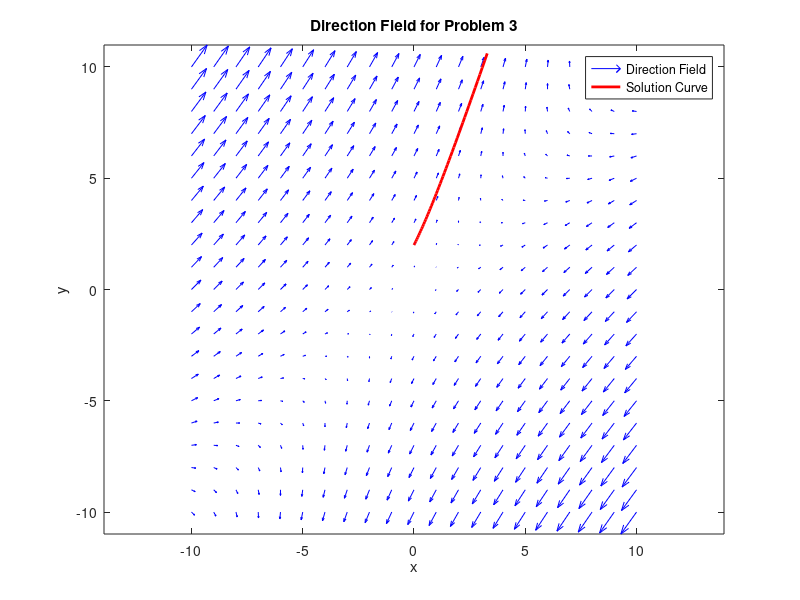
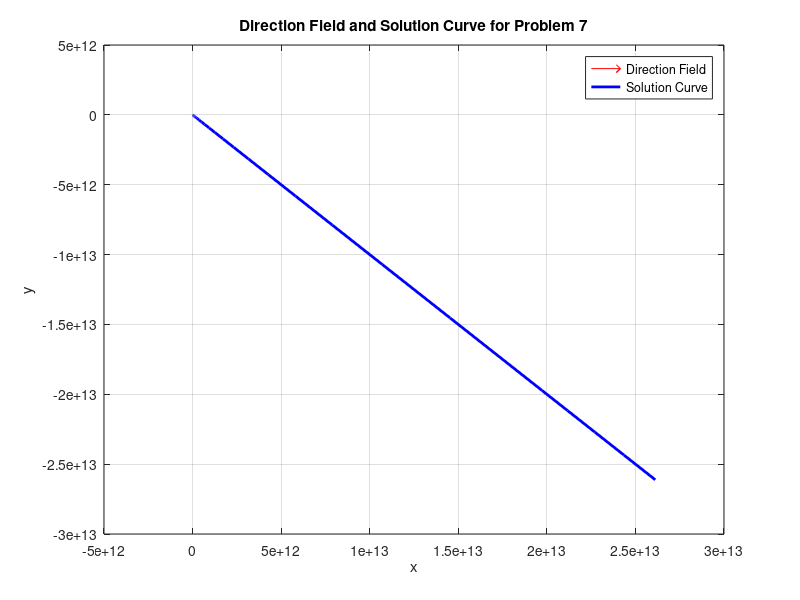
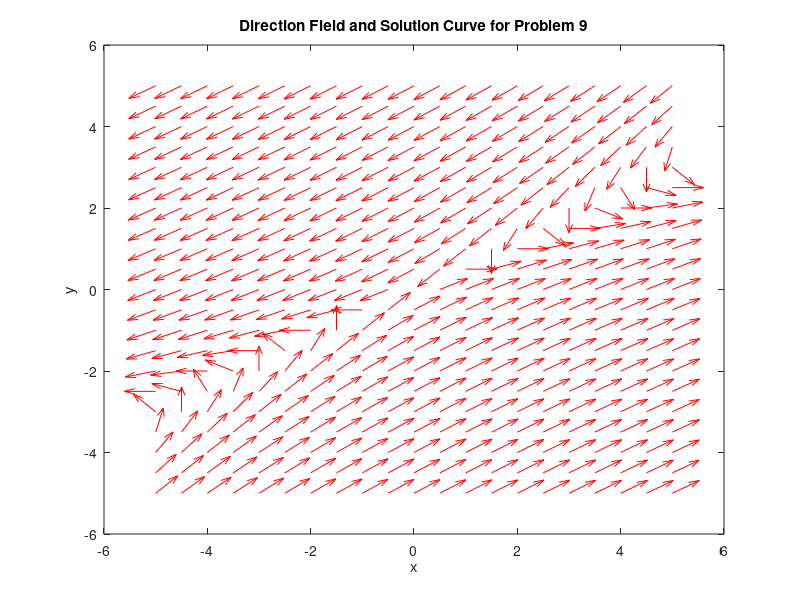
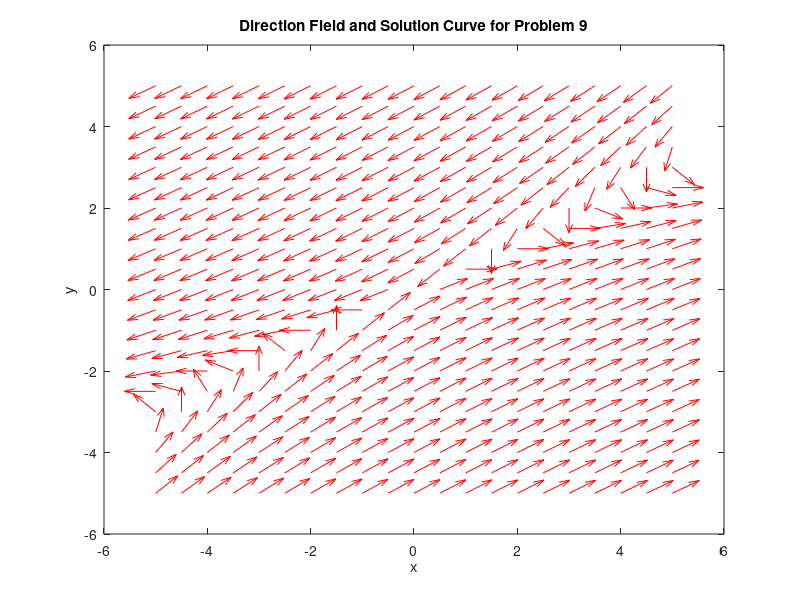

Write the MATLAB code that produced these figures, in order.
% Q3 x' = -3x + 2y, y' = -3x + 4y
[x, y] = meshgrid(-10:1:10, -10:1:10);
dx = -3*x + 2*y; 
dy = -3*x + 4*y; 

figure;
quiver(x, y, dx, dy, 'b'); 
xlabel('x'); ylabel('y'); title('Direction Field for Problem 3');
axis equal;
hold on;

t = linspace(0, 0.5, 50);
x_sol = (-4/5)*exp(-2*t) + (4/5)*exp(3*t); 
y_sol = (-2/5)*exp(-2*t) + (12/5)*exp(3*t); 
plot(x_sol, y_sol, 'r', 'LineWidth', 2); 
legend('Direction Field', 'Solution Curve');
hold off;

%% 

% Q7 x' = 4x + y + 2t, y' = -2x + y
clc; clear;

tspan = [0, 10];
z0 = [1, 0]; 

f = @(t, z) [4*z(1) + z(2) + 2*t; -2*z(1) + z(2)];

[t, sol] = ode45(f, tspan, z0);

[x, y] = meshgrid(-5:0.5:5, -5:0.5:5); 
dx = 4*x + y; 
dy = -2*x + y; 
L = sqrt(dx.^2 + dy.^2)
dx = dx ./ L;
dy = dy ./ L;

figure;
quiver(x, y, dx, dy, 'r'); hold on;
xlabel('x'); ylabel('y');
title('Direction Field and Solution Curve for Problem 7');

plot(sol(:,1), sol(:,2), 'b', 'LineWidth', 2);
legend('Direction Field', 'Solution Curve');
grid on;


%% 

% Q9 x' = 2x - 3y + 2sin(2t), y' = x - 2y - cos(2t)

tspan = [0, 10];
z0 = [1, 0]; 

f = @(t, z) [2*z(1) - 3*z(2) + 2*sin(2*t); z(1) - 2*z(2) - cos(2*t)];

[t, sol] = ode45(f, tspan, z0);

[x, y] = meshgrid(-5:0.5:5, -5:0.5:5); 
dx = 2*x - 3*y; 
dy = x - 2*y;
L = sqrt(dx.^2 + dy.^2); 
dx = dx ./ L;
dy = dy ./ L;

figure;
quiver(x, y, dx, dy, 'r'); hold on;
xlabel('x'); ylabel('y');
title('Direction Field and Solution Curve for Problem 9');
hold on;


tspan = [0, 10];
z0 = [1, 0]; 

f = @(t, z) [2*z(1) - 3*z(2) + 2*sin(2*t); z(1) - 2*z(2) - cos(2*t)];

[t, sol] = ode45(f, tspan, z0);

[x, y] = meshgrid(-5:0.5:5, -5:0.5:5); 
dx = 2*x - 3*y;
dy = x - 2*y; 
L = sqrt(dx.^2 + dy.^2); 
dx = dx ./ L;
dy = dy ./ L;

figure;
quiver(x, y, dx, dy, 'r'); hold on;
xlabel('x'); ylabel('y');
title('Direction Field and Solution Curve for Problem 9');





